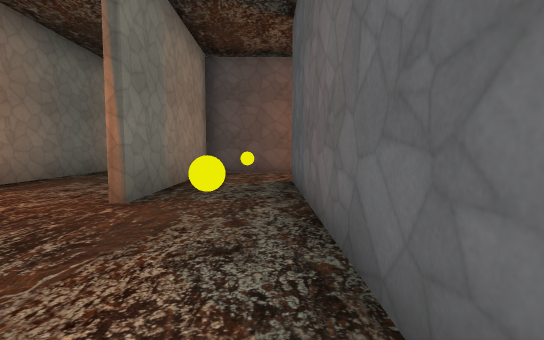
[1] (above)

24 first-person views from a walk through a level from a Godot 3-D game. The camera is 1.5 m above the floor, tilts 4° down and sees 85° across. The floor is counted in squares, 2 m on a side. Each view is taken from the middle of a square. On the plan, view 1 faces up. The plan holds only what a view shows up to about 10 squares ahead; the rest is blank. The place goes on beyond the plan. Some surface patterns are stand-ins.

[2]
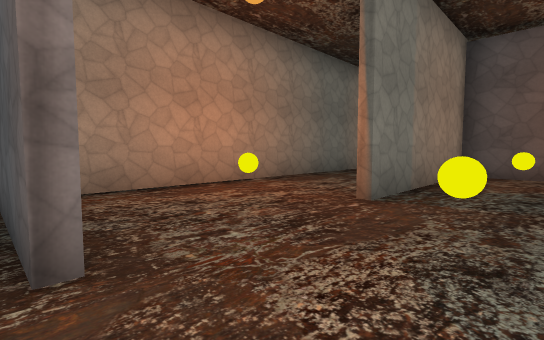

[3]
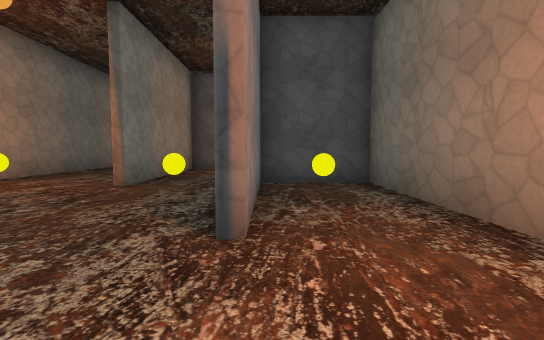

[4]
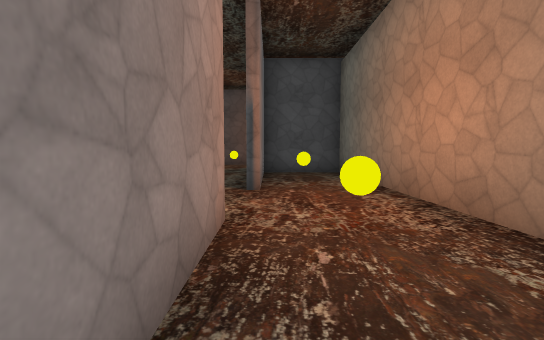

[5]
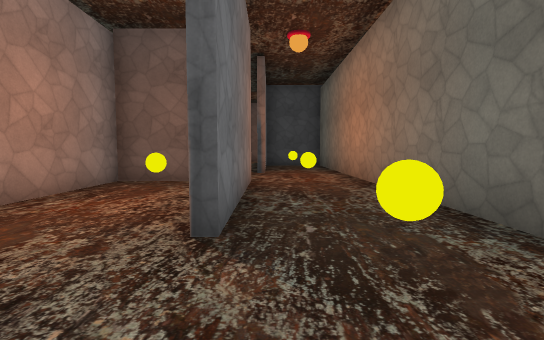

[6]
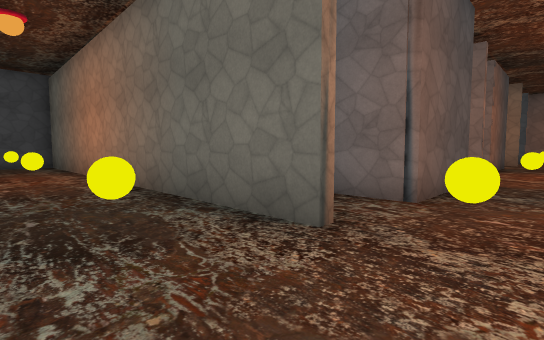

[7]
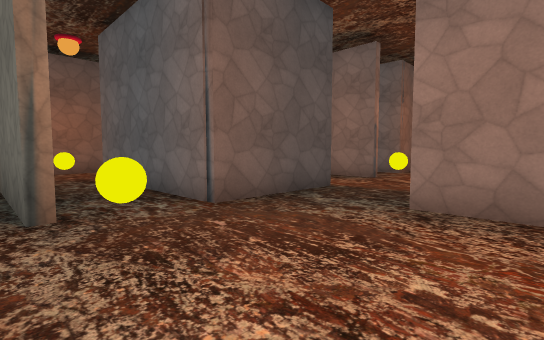

[8]
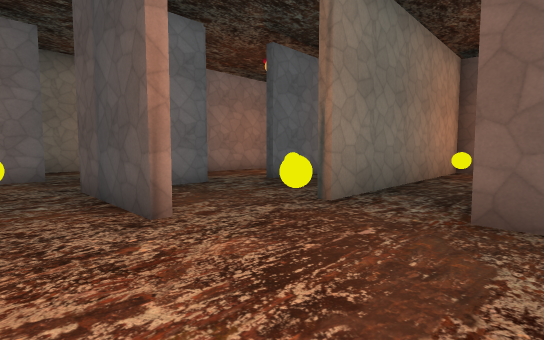

[9]
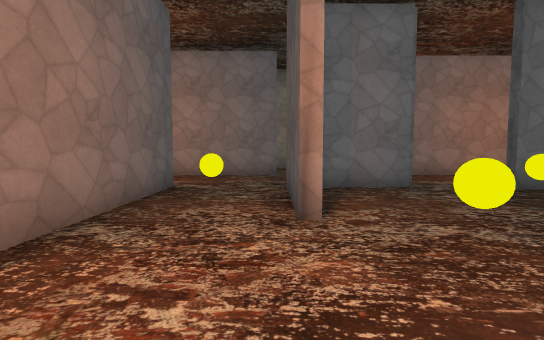

[10]
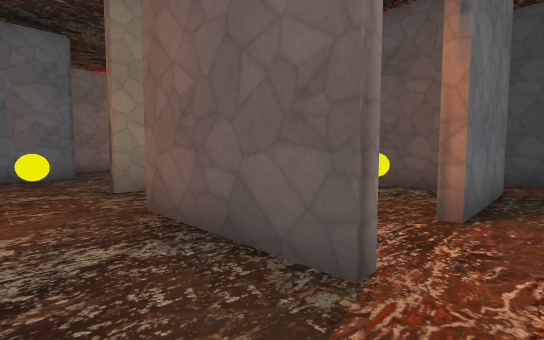

[11]
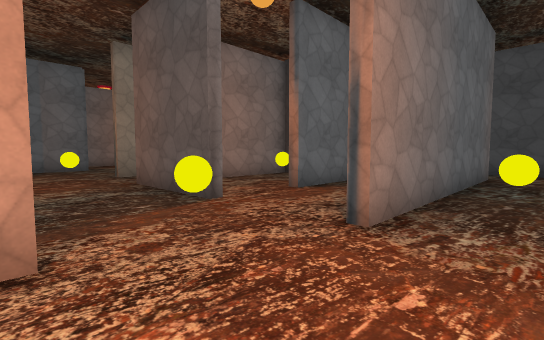

[12]
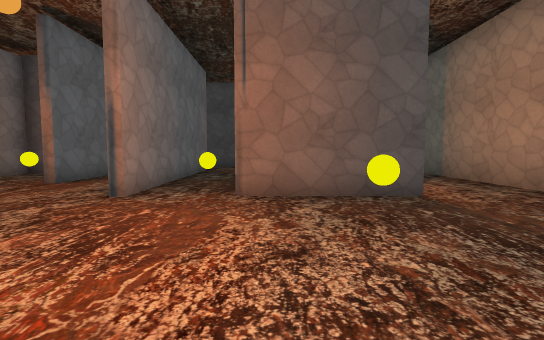

[13]
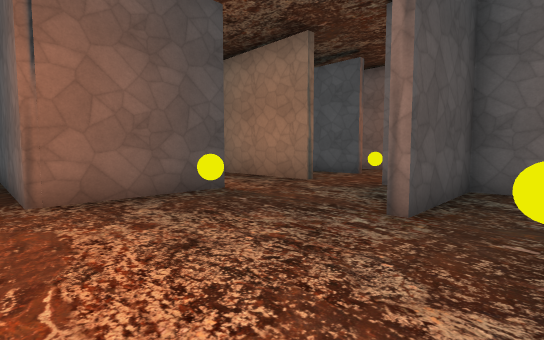

[14]
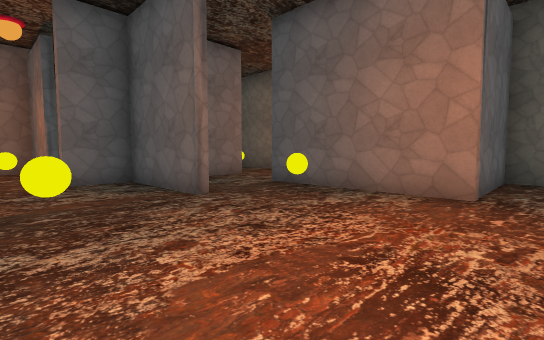

[15]
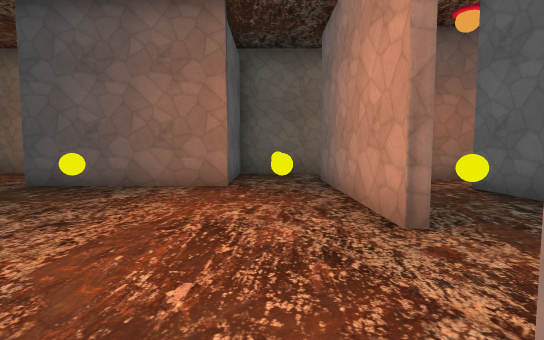

[16]
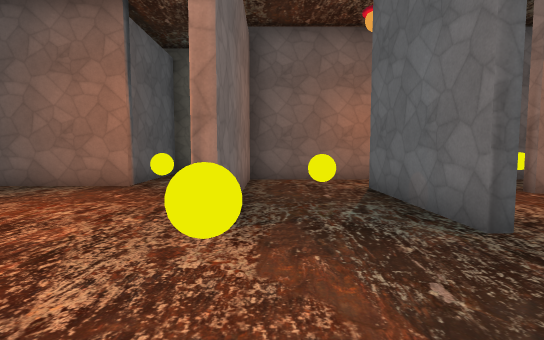

[17]
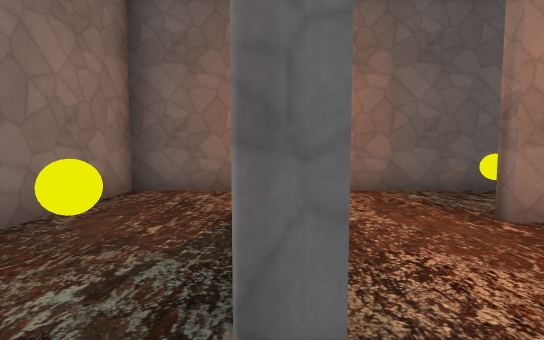

[18]
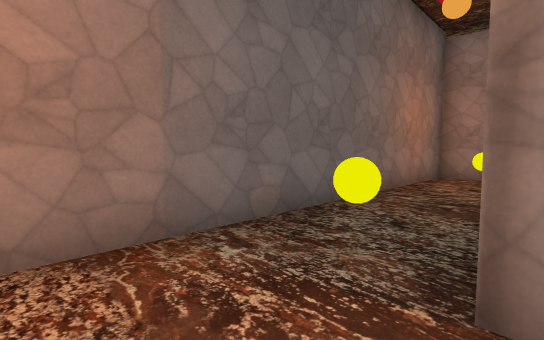

[19]
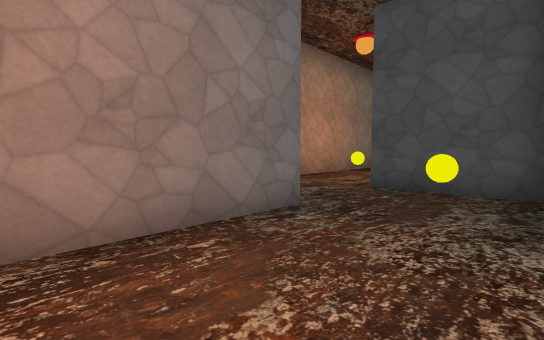

[20]
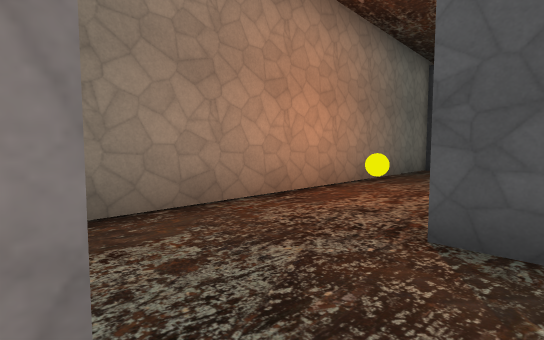

[21]
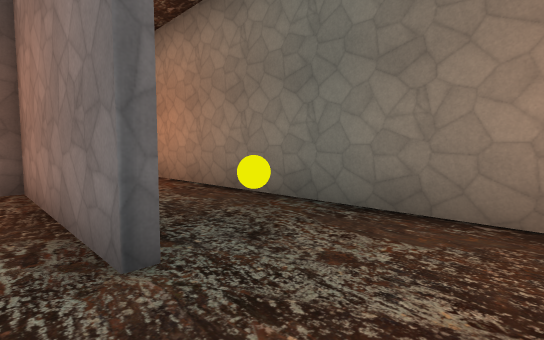

[22]
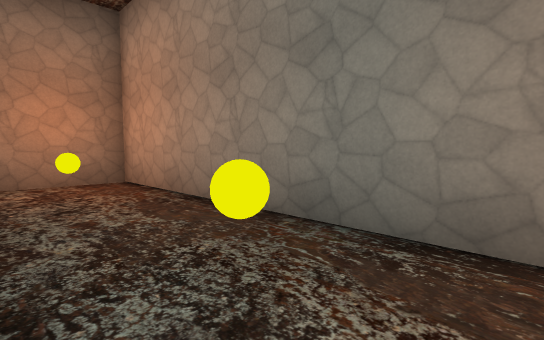

[23]
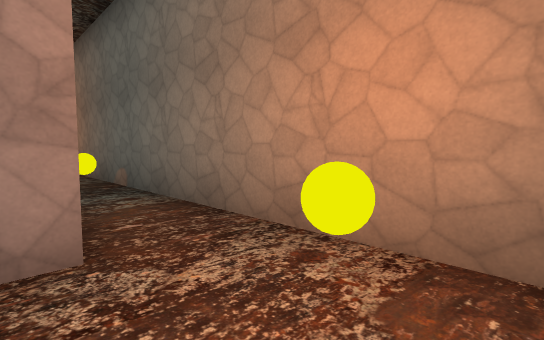

[24]
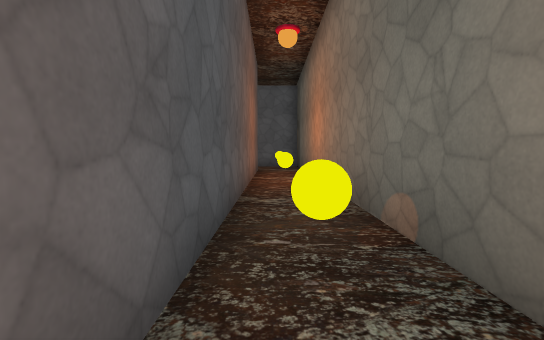

### Floor plan
Points are (right, up) in squares from view 1. A wall is a line through its corners. A room is listed if a view was taken in it or the views show most of it. See-through windows are left out.
Room 1 (views 1, 2, 3, 4)
walls: (0.6, 9.4) (-2, 9.4) (-2, 4); (0.5, 0.4) (0.5, 7.1); (-5.6, 10) (-5.6, 1.1); (0.5, -1.8) (0.5, -6.6); (3.3, -8.4) (3.2, 4.7) (0.7, 4.7) (0.8, 0.4)
ways out: opening at (1.5, -8) to room 2; opening at (0, -7) to room 8
objects: orb (-4, 4); orb (-1, 3); orb (-1, 8); orb (2, -7); orb (2, -2); orb (2, 3)
Room 2 (views 5, 6, 7, 8, 9, 17)
walls: (3, -10.7) (-0.1, -10.7); (0.1, -8.1) (0.1, -10.1); (6.9, -11.9) (6.8, -10.5); (8.2, -8.5) (5.3, -8.5) (5.3, -3.7); (-0.1, -13) (4.6, -13); (-2.6, -10.8) (-2.6, -12.5); (6, -1.3) (3.5, -1.3) (3.6, -8.4)
ways out: opening at (1.5, -8) to room 1; opening at (7, -10) to room 3; opening at (-1.5, -13) to room 5; opening at (5.5, -13) to room 5; opening at (-1.5, -11) to room 6; opening at (5.5, -2.5)
objects: orb (1, -12); orb (4, -9); orb (4, -4)
Room 3 (views 10, 16)
walls: (7.1, -10.5) (7.1, -13.8); (10.4, -8.5) (10.4, -7); (7.5, -15.4) (9.5, -15.4) (9.5, -10.7); (8.3, -3.8) (8.3, -6.6)
ways out: opening at (7, -10) to room 2; opening at (10, -9.5) to room 4; opening at (7, -14) to room 5; opening at (8, -7.5) to room 9; opening at (8, -3)
objects: orb (8, -12); orb (9, -9)
Room 4 (views 11, 12, 13, 14, 15)
walls: (15.5, -8.3) (12.4, -8.3) (12.4, -4.1); (15.2, -11.6) (18.1, -11.6) (18.1, -10.2); (16.4, -11.8) (15.2, -11.8); (17.8, -8.5) (17.8, -7.5); (9.8, -10.7) (9.8, -13.4); (11.9, -14) (16.1, -14); (10.6, -2) (10.7, -8.5)
ways out: opening at (10, -9.5) to room 3; opening at (11, -14.5) to room 7; opening at (16, -13) to room 10; opening at (11, -1); opening at (12, -1.5); opening at (16.5, -8); opening at (18, -9.5)
objects: orb (11, -13); orb (14, -13); orb (14, -9)
Room 5 (views 18, 19)
walls: (-2.6, -12.5) (-2.5, -15.4) (7.5, -15.4)
ways out: opening at (-1.5, -13) to room 2; opening at (5.5, -13) to room 2; opening at (7, -14) to room 3
objects: other object (-1, -14); orb (4, -14)
Room 6 (views 20, 21)
walls: (-0.1, -8.5) (-2.9, -8.5)
ways out: opening at (-1.5, -11) to room 2; opening at (-3, -9.5) to room 7
objects: orb (-1, -10)
Room 7 (views 22, 23, 24)
walls: (-2.8, -15.5) (-2.8, -15); (-5.5, -0.4) (-5.4, -17.2) (12, -17.2) (11.9, -14); (-1.9, 0.2) (-4.8, 0.2); (8.6, -15.5) (-0.5, -15.5); (9.8, -13.4) (9.8, -15.4)
ways out: opening at (11, -14.5) to room 4; opening at (-3, -9.5) to room 6
objects: orb (-4, -16); orb (-4, -11); orb (-4, -6); orb (1, -16); orb (6, -16); other object (11, -16)
Room 8 (no view inside)
walls: (-0.9, -2) (-2.7, -2) (-2.6, -7.7)
ways out: opening at (0, -7) to room 1
objects: orb (-1, -3)
Room 9 (no view inside)
walls: (7.4, -3.9) (5.5, -3.9) (5.5, -6.4)
ways out: opening at (8, -7.5) to room 3
objects: orb (7, -5)
Room 10 (no view inside)
walls: (18.1, -13.5) (18.1, -11.8) (16.4, -11.8)
ways out: opening at (16, -13) to room 4; opening at (17, -14)

Positions as (right, up) in squares from view 1, and headings:
1: (0, 0), facing up
2: (0, 0), facing up-left
3: (1, -2), facing up
4: (1, -5), facing up
5: (1, -9), facing up
6: (1, -10), facing up-right
7: (3, -12), facing up-right
8: (6, -12), facing up-left
9: (6, -11), facing left
10: (9, -10), facing up-left
11: (12, -11), facing up-left
12: (13, -13), facing up
13: (12, -13), facing up-right
14: (11, -9), facing down-right
15: (11, -8), facing down
16: (9, -8), facing down
17: (7, -10), facing down
18: (6, -13), facing down-left
19: (0, -14), facing up-left
20: (-2, -11), facing up-left
21: (-2, -9), facing down-left
22: (-3, -10), facing down-left
23: (-5, -15), facing down-right
24: (-1, -16), facing right
